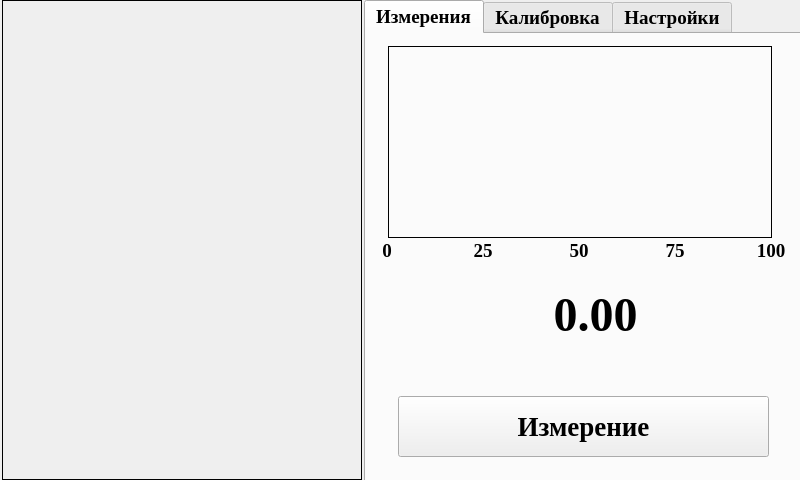
<?xml version="1.0" encoding="UTF-8"?>
<ui version="4.0">
 <class>Widget</class>
 <widget class="QWidget" name="Widget">
  <property name="geometry">
   <rect>
    <x>0</x>
    <y>0</y>
    <width>800</width>
    <height>480</height>
   </rect>
  </property>
  <property name="maximumSize">
   <size>
    <width>800</width>
    <height>480</height>
   </size>
  </property>
  <property name="cursor">
   <cursorShape>ArrowCursor</cursorShape>
  </property>
  <property name="windowTitle">
   <string>Widget</string>
  </property>
  <widget class="QLabel" name="Img_label">
   <property name="geometry">
    <rect>
     <x>2</x>
     <y>0</y>
     <width>360</width>
     <height>480</height>
    </rect>
   </property>
   <property name="maximumSize">
    <size>
     <width>480</width>
     <height>720</height>
    </size>
   </property>
   <property name="frameShape">
    <enum>QFrame::Box</enum>
   </property>
   <property name="text">
    <string/>
   </property>
  </widget>
  <widget class="QTabWidget" name="tabWidget">
   <property name="geometry">
    <rect>
     <x>364</x>
     <y>0</y>
     <width>439</width>
     <height>483</height>
    </rect>
   </property>
   <property name="maximumSize">
    <size>
     <width>800</width>
     <height>600</height>
    </size>
   </property>
   <property name="font">
    <font>
     <family>Times New Roman</family>
     <pointsize>14</pointsize>
     <weight>75</weight>
     <bold>true</bold>
    </font>
   </property>
   <property name="tabShape">
    <enum>QTabWidget::Rounded</enum>
   </property>
   <property name="currentIndex">
    <number>0</number>
   </property>
   <property name="elideMode">
    <enum>Qt::ElideLeft</enum>
   </property>
   <widget class="QWidget" name="Measure_page">
    <attribute name="title">
     <string>Измерения</string>
    </attribute>
    <widget class="QLabel" name="Contrast_Label">
     <property name="geometry">
      <rect>
       <x>164</x>
       <y>240</y>
       <width>131</width>
       <height>81</height>
      </rect>
     </property>
     <property name="font">
      <font>
       <pointsize>36</pointsize>
      </font>
     </property>
     <property name="text">
      <string notr="true">0.00</string>
     </property>
     <property name="alignment">
      <set>Qt::AlignCenter</set>
     </property>
    </widget>
    <widget class="QPushButton" name="Measure_pushButton">
     <property name="enabled">
      <bool>true</bool>
     </property>
     <property name="geometry">
      <rect>
       <x>32</x>
       <y>362</y>
       <width>371</width>
       <height>61</height>
      </rect>
     </property>
     <property name="font">
      <font>
       <pointsize>20</pointsize>
       <stylestrategy>PreferAntialias</stylestrategy>
      </font>
     </property>
     <property name="text">
      <string>Измерение</string>
     </property>
     <property name="iconSize">
      <size>
       <width>21</width>
       <height>16</height>
      </size>
     </property>
    </widget>
    <widget class="QWidget" name="Hist_Widget" native="true">
     <property name="geometry">
      <rect>
       <x>6</x>
       <y>6</y>
       <width>421</width>
       <height>249</height>
      </rect>
     </property>
     <widget class="QLabel" name="Hist_Label">
      <property name="geometry">
       <rect>
        <x>16</x>
        <y>6</y>
        <width>384</width>
        <height>192</height>
       </rect>
      </property>
      <property name="minimumSize">
       <size>
        <width>384</width>
        <height>192</height>
       </size>
      </property>
      <property name="maximumSize">
       <size>
        <width>512</width>
        <height>256</height>
       </size>
      </property>
      <property name="frameShape">
       <enum>QFrame::Box</enum>
      </property>
      <property name="text">
       <string/>
      </property>
      <property name="scaledContents">
       <bool>false</bool>
      </property>
     </widget>
     <widget class="QWidget" name="gridLayoutWidget_3">
      <property name="geometry">
       <rect>
        <x>0</x>
        <y>200</y>
        <width>416</width>
        <height>24</height>
       </rect>
      </property>
      <layout class="QGridLayout" name="hist_ticks">
       <property name="sizeConstraint">
        <enum>QLayout::SetFixedSize</enum>
       </property>
       <property name="horizontalSpacing">
        <number>66</number>
       </property>
       <item row="0" column="2">
        <widget class="QLabel" name="hist_tick_50">
         <property name="minimumSize">
          <size>
           <width>30</width>
           <height>0</height>
          </size>
         </property>
         <property name="maximumSize">
          <size>
           <width>30</width>
           <height>16777215</height>
          </size>
         </property>
         <property name="layoutDirection">
          <enum>Qt::LeftToRight</enum>
         </property>
         <property name="text">
          <string>50</string>
         </property>
         <property name="alignment">
          <set>Qt::AlignCenter</set>
         </property>
        </widget>
       </item>
       <item row="0" column="0">
        <widget class="QLabel" name="hist_tick_0">
         <property name="minimumSize">
          <size>
           <width>30</width>
           <height>0</height>
          </size>
         </property>
         <property name="maximumSize">
          <size>
           <width>30</width>
           <height>16777215</height>
          </size>
         </property>
         <property name="layoutDirection">
          <enum>Qt::LeftToRight</enum>
         </property>
         <property name="text">
          <string>0</string>
         </property>
         <property name="alignment">
          <set>Qt::AlignCenter</set>
         </property>
        </widget>
       </item>
       <item row="0" column="3">
        <widget class="QLabel" name="hist_tick_75">
         <property name="minimumSize">
          <size>
           <width>30</width>
           <height>0</height>
          </size>
         </property>
         <property name="maximumSize">
          <size>
           <width>30</width>
           <height>16777215</height>
          </size>
         </property>
         <property name="layoutDirection">
          <enum>Qt::LeftToRight</enum>
         </property>
         <property name="text">
          <string>75</string>
         </property>
         <property name="alignment">
          <set>Qt::AlignCenter</set>
         </property>
        </widget>
       </item>
       <item row="0" column="4">
        <widget class="QLabel" name="hist_tick_100">
         <property name="minimumSize">
          <size>
           <width>30</width>
           <height>0</height>
          </size>
         </property>
         <property name="maximumSize">
          <size>
           <width>30</width>
           <height>16777215</height>
          </size>
         </property>
         <property name="layoutDirection">
          <enum>Qt::LeftToRight</enum>
         </property>
         <property name="text">
          <string>100</string>
         </property>
         <property name="alignment">
          <set>Qt::AlignCenter</set>
         </property>
        </widget>
       </item>
       <item row="0" column="1">
        <widget class="QLabel" name="hist_tick_25">
         <property name="minimumSize">
          <size>
           <width>30</width>
           <height>0</height>
          </size>
         </property>
         <property name="maximumSize">
          <size>
           <width>30</width>
           <height>16777215</height>
          </size>
         </property>
         <property name="layoutDirection">
          <enum>Qt::LeftToRight</enum>
         </property>
         <property name="text">
          <string>25</string>
         </property>
         <property name="alignment">
          <set>Qt::AlignCenter</set>
         </property>
        </widget>
       </item>
      </layout>
     </widget>
    </widget>
   </widget>
   <widget class="QWidget" name="Calibration_page">
    <attribute name="title">
     <string>Калибровка</string>
    </attribute>
    <widget class="QWidget" name="verticalLayoutWidget_2">
     <property name="geometry">
      <rect>
       <x>0</x>
       <y>6</y>
       <width>435</width>
       <height>443</height>
      </rect>
     </property>
     <layout class="QVBoxLayout" name="Calib_verticalLayout">
      <item>
       <widget class="QTabWidget" name="Calib_tab">
        <property name="currentIndex">
         <number>0</number>
        </property>
        <widget class="QWidget" name="Calib_basic">
         <attribute name="title">
          <string>Основные</string>
         </attribute>
         <widget class="QLabel" name="Mera_num_max_label">
          <property name="geometry">
           <rect>
            <x>266</x>
            <y>8</y>
            <width>50</width>
            <height>50</height>
           </rect>
          </property>
          <property name="text">
           <string/>
          </property>
         </widget>
         <widget class="QWidget" name="gridLayoutWidget">
          <property name="geometry">
           <rect>
            <x>16</x>
            <y>270</y>
            <width>391</width>
            <height>131</height>
           </rect>
          </property>
          <layout class="QGridLayout" name="Calib_buttons_gridLayout">
           <item row="2" column="0">
            <widget class="QPushButton" name="Mera_push_pushButton">
             <property name="sizePolicy">
              <sizepolicy hsizetype="Expanding" vsizetype="Expanding">
               <horstretch>0</horstretch>
               <verstretch>0</verstretch>
              </sizepolicy>
             </property>
             <property name="text">
              <string>Добавить меру</string>
             </property>
            </widget>
           </item>
           <item row="2" column="2">
            <widget class="QPushButton" name="Mera_delete_pushButton">
             <property name="sizePolicy">
              <sizepolicy hsizetype="Expanding" vsizetype="Expanding">
               <horstretch>0</horstretch>
               <verstretch>0</verstretch>
              </sizepolicy>
             </property>
             <property name="text">
              <string>Удалить меру</string>
             </property>
            </widget>
           </item>
           <item row="3" column="0">
            <widget class="QPushButton" name="Calibrate_start_pushButton">
             <property name="sizePolicy">
              <sizepolicy hsizetype="Minimum" vsizetype="Expanding">
               <horstretch>0</horstretch>
               <verstretch>0</verstretch>
              </sizepolicy>
             </property>
             <property name="text">
              <string>Калибровать</string>
             </property>
            </widget>
           </item>
           <item row="3" column="2">
            <widget class="QPushButton" name="Calibrate_save_pushButton">
             <property name="sizePolicy">
              <sizepolicy hsizetype="Minimum" vsizetype="Expanding">
               <horstretch>0</horstretch>
               <verstretch>0</verstretch>
              </sizepolicy>
             </property>
             <property name="text">
              <string>Сохранить калибровку</string>
             </property>
            </widget>
           </item>
          </layout>
         </widget>
         <widget class="QLabel" name="Text_calibrate_page_label">
          <property name="geometry">
           <rect>
            <x>14</x>
            <y>8</y>
            <width>300</width>
            <height>50</height>
           </rect>
          </property>
          <property name="text">
           <string>Всего калибровочных мер</string>
          </property>
         </widget>
         <widget class="QWidget" name="gridLayoutWidget_2">
          <property name="geometry">
           <rect>
            <x>-4</x>
            <y>62</y>
            <width>436</width>
            <height>196</height>
           </rect>
          </property>
          <layout class="QGridLayout" name="gridLayout_calib_panel">
           <item row="4" column="0">
            <widget class="QLabel" name="Mera_number_label">
             <property name="maximumSize">
              <size>
               <width>120</width>
               <height>16777215</height>
              </size>
             </property>
             <property name="text">
              <string>Номер меры</string>
             </property>
            </widget>
           </item>
           <item row="0" column="1">
            <widget class="QPushButton" name="Nominal_minus_pushButton">
             <property name="minimumSize">
              <size>
               <width>50</width>
               <height>50</height>
              </size>
             </property>
             <property name="maximumSize">
              <size>
               <width>50</width>
               <height>50</height>
              </size>
             </property>
             <property name="text">
              <string>-</string>
             </property>
            </widget>
           </item>
           <item row="2" column="0">
            <widget class="QLabel" name="Measure_mera_label">
             <property name="maximumSize">
              <size>
               <width>120</width>
               <height>16777215</height>
              </size>
             </property>
             <property name="text">
              <string>Измеренное</string>
             </property>
            </widget>
           </item>
           <item row="0" column="2">
            <widget class="QLineEdit" name="Nominal_lineEdit">
             <property name="minimumSize">
              <size>
               <width>100</width>
               <height>45</height>
              </size>
             </property>
             <property name="maximumSize">
              <size>
               <width>100</width>
               <height>45</height>
              </size>
             </property>
             <property name="maxLength">
              <number>3</number>
             </property>
             <property name="alignment">
              <set>Qt::AlignCenter</set>
             </property>
             <property name="readOnly">
              <bool>true</bool>
             </property>
            </widget>
           </item>
           <item row="0" column="0">
            <widget class="QLabel" name="Nominal_label">
             <property name="maximumSize">
              <size>
               <width>120</width>
               <height>16777215</height>
              </size>
             </property>
             <property name="text">
              <string>Номинальное</string>
             </property>
            </widget>
           </item>
           <item row="3" column="0">
            <spacer name="verticalSpacer_2">
             <property name="orientation">
              <enum>Qt::Vertical</enum>
             </property>
             <property name="sizeType">
              <enum>QSizePolicy::Fixed</enum>
             </property>
             <property name="sizeHint" stdset="0">
              <size>
               <width>10</width>
               <height>10</height>
              </size>
             </property>
            </spacer>
           </item>
           <item row="1" column="0">
            <spacer name="verticalSpacer">
             <property name="orientation">
              <enum>Qt::Vertical</enum>
             </property>
             <property name="sizeType">
              <enum>QSizePolicy::Fixed</enum>
             </property>
             <property name="sizeHint" stdset="0">
              <size>
               <width>20</width>
               <height>10</height>
              </size>
             </property>
            </spacer>
           </item>
           <item row="4" column="3">
            <widget class="QPushButton" name="Mera_number_plus_pushButton">
             <property name="minimumSize">
              <size>
               <width>50</width>
               <height>50</height>
              </size>
             </property>
             <property name="maximumSize">
              <size>
               <width>50</width>
               <height>50</height>
              </size>
             </property>
             <property name="text">
              <string>+</string>
             </property>
            </widget>
           </item>
           <item row="2" column="2">
            <widget class="QLineEdit" name="Measure_mera_lineEdit">
             <property name="minimumSize">
              <size>
               <width>100</width>
               <height>45</height>
              </size>
             </property>
             <property name="maximumSize">
              <size>
               <width>100</width>
               <height>45</height>
              </size>
             </property>
             <property name="text">
              <string/>
             </property>
             <property name="maxLength">
              <number>3</number>
             </property>
             <property name="alignment">
              <set>Qt::AlignCenter</set>
             </property>
             <property name="readOnly">
              <bool>true</bool>
             </property>
            </widget>
           </item>
           <item row="4" column="1">
            <widget class="QPushButton" name="Mera_number_minus_pushButton">
             <property name="minimumSize">
              <size>
               <width>50</width>
               <height>50</height>
              </size>
             </property>
             <property name="maximumSize">
              <size>
               <width>50</width>
               <height>50</height>
              </size>
             </property>
             <property name="text">
              <string>-</string>
             </property>
            </widget>
           </item>
           <item row="4" column="2">
            <widget class="QLineEdit" name="Mera_number_lineEdit">
             <property name="minimumSize">
              <size>
               <width>100</width>
               <height>45</height>
              </size>
             </property>
             <property name="maximumSize">
              <size>
               <width>100</width>
               <height>45</height>
              </size>
             </property>
             <property name="maxLength">
              <number>3</number>
             </property>
             <property name="alignment">
              <set>Qt::AlignCenter</set>
             </property>
             <property name="readOnly">
              <bool>true</bool>
             </property>
            </widget>
           </item>
           <item row="0" column="3">
            <widget class="QPushButton" name="Nominal_plus_pushButton">
             <property name="minimumSize">
              <size>
               <width>50</width>
               <height>50</height>
              </size>
             </property>
             <property name="maximumSize">
              <size>
               <width>50</width>
               <height>50</height>
              </size>
             </property>
             <property name="text">
              <string>+</string>
             </property>
            </widget>
           </item>
           <item row="2" column="3">
            <widget class="QPushButton" name="Refresh_ADC_pushButton">
             <property name="minimumSize">
              <size>
               <width>50</width>
               <height>50</height>
              </size>
             </property>
             <property name="maximumSize">
              <size>
               <width>50</width>
               <height>50</height>
              </size>
             </property>
             <property name="text">
              <string/>
             </property>
             <property name="icon">
              <iconset resource="../src/res.qrc">
               <normaloff>:/icons/icons/refresh.png</normaloff>:/icons/icons/refresh.png</iconset>
             </property>
             <property name="iconSize">
              <size>
               <width>32</width>
               <height>32</height>
              </size>
             </property>
            </widget>
           </item>
          </layout>
         </widget>
        </widget>
        <widget class="QWidget" name="Calib_additional">
         <attribute name="title">
          <string>Дополнительные</string>
         </attribute>
         <widget class="QTableWidget" name="Mera_Table">
          <property name="geometry">
           <rect>
            <x>2</x>
            <y>6</y>
            <width>425</width>
            <height>127</height>
           </rect>
          </property>
          <property name="sizePolicy">
           <sizepolicy hsizetype="Expanding" vsizetype="Expanding">
            <horstretch>0</horstretch>
            <verstretch>0</verstretch>
           </sizepolicy>
          </property>
          <property name="selectionMode">
           <enum>QAbstractItemView::NoSelection</enum>
          </property>
          <property name="selectionBehavior">
           <enum>QAbstractItemView::SelectItems</enum>
          </property>
          <property name="gridStyle">
           <enum>Qt::SolidLine</enum>
          </property>
          <property name="sortingEnabled">
           <bool>true</bool>
          </property>
          <attribute name="horizontalHeaderCascadingSectionResizes">
           <bool>false</bool>
          </attribute>
          <column>
           <property name="text">
            <string>ID</string>
           </property>
          </column>
          <column>
           <property name="text">
            <string>АЦП</string>
           </property>
          </column>
          <column>
           <property name="text">
            <string>Номинал</string>
           </property>
          </column>
          <column>
           <property name="text">
            <string>Результат</string>
           </property>
          </column>
         </widget>
         <widget class="QWidget" name="verticalLayoutWidget_3">
          <property name="geometry">
           <rect>
            <x>3</x>
            <y>141</y>
            <width>423</width>
            <height>263</height>
           </rect>
          </property>
          <layout class="QVBoxLayout" name="Mera_Plot"/>
         </widget>
        </widget>
       </widget>
      </item>
     </layout>
    </widget>
   </widget>
   <widget class="QWidget" name="Control_page">
    <attribute name="title">
     <string>Настройки</string>
    </attribute>
    <widget class="QWidget" name="verticalLayoutWidget">
     <property name="geometry">
      <rect>
       <x>-1</x>
       <y>9</y>
       <width>435</width>
       <height>439</height>
      </rect>
     </property>
     <layout class="QVBoxLayout" name="verticalLayout">
      <property name="spacing">
       <number>6</number>
      </property>
      <property name="sizeConstraint">
       <enum>QLayout::SetDefaultConstraint</enum>
      </property>
      <item>
       <widget class="QTabWidget" name="Control_tabWidget">
        <property name="enabled">
         <bool>true</bool>
        </property>
        <property name="sizePolicy">
         <sizepolicy hsizetype="Minimum" vsizetype="Minimum">
          <horstretch>0</horstretch>
          <verstretch>0</verstretch>
         </sizepolicy>
        </property>
        <property name="mouseTracking">
         <bool>false</bool>
        </property>
        <property name="toolTipDuration">
         <number>-1</number>
        </property>
        <property name="tabPosition">
         <enum>QTabWidget::North</enum>
        </property>
        <property name="tabShape">
         <enum>QTabWidget::Rounded</enum>
        </property>
        <property name="currentIndex">
         <number>0</number>
        </property>
        <property name="iconSize">
         <size>
          <width>16</width>
          <height>16</height>
         </size>
        </property>
        <property name="elideMode">
         <enum>Qt::ElideNone</enum>
        </property>
        <property name="usesScrollButtons">
         <bool>false</bool>
        </property>
        <property name="tabBarAutoHide">
         <bool>true</bool>
        </property>
        <widget class="QWidget" name="User_tab">
         <attribute name="title">
          <string notr="true">Пользовательские</string>
         </attribute>
         <widget class="QListWidget" name="listWidget">
          <property name="geometry">
           <rect>
            <x>2</x>
            <y>0</y>
            <width>427</width>
            <height>161</height>
           </rect>
          </property>
          <property name="font">
           <font>
            <family>Times New Roman</family>
            <pointsize>14</pointsize>
           </font>
          </property>
          <property name="styleSheet">
           <string notr="true"/>
          </property>
          <item>
           <property name="text">
            <string>Параметры захвата изображения</string>
           </property>
          </item>
          <item>
           <property name="text">
            <string>Восстановить заводскую калибровку</string>
           </property>
          </item>
          <item>
           <property name="text">
            <string>О системе</string>
           </property>
          </item>
         </widget>
         <widget class="QStackedWidget" name="stackedWidget">
          <property name="geometry">
           <rect>
            <x>6</x>
            <y>170</y>
            <width>417</width>
            <height>211</height>
           </rect>
          </property>
          <property name="tabletTracking">
           <bool>false</bool>
          </property>
          <property name="layoutDirection">
           <enum>Qt::LeftToRight</enum>
          </property>
          <property name="autoFillBackground">
           <bool>true</bool>
          </property>
          <property name="styleSheet">
           <string notr="true"/>
          </property>
          <property name="currentIndex">
           <number>3</number>
          </property>
          <widget class="QWidget" name="page_5"/>
          <widget class="QWidget" name="page_img_cap">
           <property name="tabletTracking">
            <bool>false</bool>
           </property>
           <widget class="QCheckBox" name="Capture_image_checkBox">
            <property name="geometry">
             <rect>
              <x>30</x>
              <y>20</y>
              <width>310</width>
              <height>50</height>
             </rect>
            </property>
            <property name="text">
             <string>Захват при отсутствии движения</string>
            </property>
           </widget>
           <widget class="QCheckBox" name="EN_Hist_checkBox">
            <property name="geometry">
             <rect>
              <x>30</x>
              <y>68</y>
              <width>310</width>
              <height>50</height>
             </rect>
            </property>
            <property name="text">
             <string>Отображать гистограмму</string>
            </property>
           </widget>
           <widget class="QPushButton" name="Apply_capture_image_pushButton">
            <property name="geometry">
             <rect>
              <x>122</x>
              <y>150</y>
              <width>180</width>
              <height>50</height>
             </rect>
            </property>
            <property name="text">
             <string>Применить</string>
            </property>
           </widget>
          </widget>
          <widget class="QWidget" name="page_recover">
           <widget class="QPushButton" name="recovery_settings_pushButton_2">
            <property name="geometry">
             <rect>
              <x>140</x>
              <y>74</y>
              <width>150</width>
              <height>50</height>
             </rect>
            </property>
            <property name="text">
             <string>Восстановить</string>
            </property>
           </widget>
          </widget>
          <widget class="QWidget" name="page_about_sys">
           <widget class="QWidget" name="gridLayoutWidget_4">
            <property name="geometry">
             <rect>
              <x>14</x>
              <y>34</y>
              <width>389</width>
              <height>151</height>
             </rect>
            </property>
            <layout class="QGridLayout" name="gridLayout">
             <property name="sizeConstraint">
              <enum>QLayout::SetDefaultConstraint</enum>
             </property>
             <property name="horizontalSpacing">
              <number>0</number>
             </property>
             <item row="0" column="1">
              <widget class="QLabel" name="label_2">
               <property name="maximumSize">
                <size>
                 <width>16777215</width>
                 <height>30</height>
                </size>
               </property>
               <property name="text">
                <string>0.1</string>
               </property>
              </widget>
             </item>
             <item row="0" column="0">
              <widget class="QLabel" name="label">
               <property name="maximumSize">
                <size>
                 <width>16777215</width>
                 <height>30</height>
                </size>
               </property>
               <property name="text">
                <string>Версия:</string>
               </property>
              </widget>
             </item>
             <item row="2" column="1">
              <widget class="QLabel" name="label_6">
               <property name="text">
                <string>192.168.0.1</string>
               </property>
              </widget>
             </item>
             <item row="1" column="0">
              <widget class="QLabel" name="label_3">
               <property name="maximumSize">
                <size>
                 <width>16777215</width>
                 <height>30</height>
                </size>
               </property>
               <property name="text">
                <string>Дата:</string>
               </property>
              </widget>
             </item>
             <item row="2" column="0">
              <widget class="QLabel" name="label_5">
               <property name="text">
                <string>IP</string>
               </property>
              </widget>
             </item>
             <item row="1" column="1">
              <widget class="QLabel" name="label_4">
               <property name="maximumSize">
                <size>
                 <width>16777215</width>
                 <height>30</height>
                </size>
               </property>
               <property name="text">
                <string>30.10.2024</string>
               </property>
              </widget>
             </item>
             <item row="3" column="0">
              <widget class="QLabel" name="label_7">
               <property name="text">
                <string>Port</string>
               </property>
              </widget>
             </item>
             <item row="3" column="1">
              <widget class="QLabel" name="label_8">
               <property name="text">
                <string>55555</string>
               </property>
              </widget>
             </item>
            </layout>
           </widget>
          </widget>
         </widget>
        </widget>
        <widget class="QWidget" name="tab_service">
         <attribute name="title">
          <string notr="true">Сервисные</string>
         </attribute>
         <widget class="QListWidget" name="listWidget_2">
          <property name="geometry">
           <rect>
            <x>0</x>
            <y>0</y>
            <width>429</width>
            <height>151</height>
           </rect>
          </property>
          <property name="font">
           <font>
            <family>Times New Roman</family>
            <pointsize>14</pointsize>
           </font>
          </property>
          <property name="styleSheet">
           <string notr="true"/>
          </property>
          <item>
           <property name="text">
            <string>Ток светодиодов</string>
           </property>
          </item>
          <item>
           <property name="text">
            <string>Параметры камеры</string>
           </property>
          </item>
         </widget>
         <widget class="QStackedWidget" name="stackedWidget_2">
          <property name="geometry">
           <rect>
            <x>6</x>
            <y>160</y>
            <width>417</width>
            <height>221</height>
           </rect>
          </property>
          <property name="tabletTracking">
           <bool>false</bool>
          </property>
          <property name="layoutDirection">
           <enum>Qt::LeftToRight</enum>
          </property>
          <property name="autoFillBackground">
           <bool>true</bool>
          </property>
          <property name="styleSheet">
           <string notr="true"/>
          </property>
          <property name="currentIndex">
           <number>0</number>
          </property>
          <widget class="QWidget" name="page_6"/>
          <widget class="QWidget" name="page_3">
           <property name="tabletTracking">
            <bool>false</bool>
           </property>
           <widget class="QLabel" name="White_LED_label">
            <property name="geometry">
             <rect>
              <x>20</x>
              <y>10</y>
              <width>60</width>
              <height>50</height>
             </rect>
            </property>
            <property name="text">
             <string>Белый</string>
            </property>
           </widget>
           <widget class="QLabel" name="IR_LED_label">
            <property name="geometry">
             <rect>
              <x>20</x>
              <y>70</y>
              <width>60</width>
              <height>50</height>
             </rect>
            </property>
            <property name="text">
             <string>ИК</string>
            </property>
           </widget>
           <widget class="QLineEdit" name="White_LED_lineEdit">
            <property name="geometry">
             <rect>
              <x>184</x>
              <y>6</y>
              <width>70</width>
              <height>50</height>
             </rect>
            </property>
            <property name="text">
             <string>0</string>
            </property>
            <property name="maxLength">
             <number>3</number>
            </property>
            <property name="alignment">
             <set>Qt::AlignCenter</set>
            </property>
            <property name="readOnly">
             <bool>true</bool>
            </property>
           </widget>
           <widget class="QLineEdit" name="IR_LED_lineEdit">
            <property name="geometry">
             <rect>
              <x>184</x>
              <y>64</y>
              <width>70</width>
              <height>50</height>
             </rect>
            </property>
            <property name="text">
             <string>0</string>
            </property>
            <property name="maxLength">
             <number>3</number>
            </property>
            <property name="alignment">
             <set>Qt::AlignCenter</set>
            </property>
            <property name="readOnly">
             <bool>true</bool>
            </property>
           </widget>
           <widget class="QPushButton" name="White_LED_plus_pushButton">
            <property name="geometry">
             <rect>
              <x>266</x>
              <y>6</y>
              <width>50</width>
              <height>50</height>
             </rect>
            </property>
            <property name="text">
             <string>+</string>
            </property>
           </widget>
           <widget class="QPushButton" name="White_LED_minus_pushButton">
            <property name="geometry">
             <rect>
              <x>122</x>
              <y>6</y>
              <width>50</width>
              <height>50</height>
             </rect>
            </property>
            <property name="text">
             <string>-</string>
            </property>
           </widget>
           <widget class="QPushButton" name="IR_LED_plus_pushButton">
            <property name="geometry">
             <rect>
              <x>264</x>
              <y>64</y>
              <width>50</width>
              <height>50</height>
             </rect>
            </property>
            <property name="font">
             <font>
              <italic>false</italic>
              <underline>false</underline>
              <strikeout>false</strikeout>
             </font>
            </property>
            <property name="text">
             <string>+</string>
            </property>
           </widget>
           <widget class="QPushButton" name="IR_LED_minus_pushButton">
            <property name="geometry">
             <rect>
              <x>122</x>
              <y>64</y>
              <width>50</width>
              <height>50</height>
             </rect>
            </property>
            <property name="text">
             <string>-</string>
            </property>
           </widget>
           <widget class="QPushButton" name="Apply_LED_pushButton">
            <property name="geometry">
             <rect>
              <x>122</x>
              <y>134</y>
              <width>191</width>
              <height>50</height>
             </rect>
            </property>
            <property name="text">
             <string>Применить</string>
            </property>
            <property name="autoDefault">
             <bool>false</bool>
            </property>
            <property name="default">
             <bool>false</bool>
            </property>
            <property name="flat">
             <bool>false</bool>
            </property>
           </widget>
           <widget class="QPushButton" name="White_LED_plus_pushButton_2">
            <property name="geometry">
             <rect>
              <x>338</x>
              <y>6</y>
              <width>50</width>
              <height>50</height>
             </rect>
            </property>
            <property name="text">
             <string/>
            </property>
            <property name="icon">
             <iconset resource="../src/res.qrc">
              <normaloff>:/icons/icons/switch.png</normaloff>:/icons/icons/switch.png</iconset>
            </property>
            <property name="iconSize">
             <size>
              <width>20</width>
              <height>20</height>
             </size>
            </property>
            <property name="checkable">
             <bool>true</bool>
            </property>
            <property name="checked">
             <bool>true</bool>
            </property>
           </widget>
           <widget class="QPushButton" name="White_LED_plus_pushButton_3">
            <property name="geometry">
             <rect>
              <x>338</x>
              <y>64</y>
              <width>50</width>
              <height>50</height>
             </rect>
            </property>
            <property name="text">
             <string/>
            </property>
            <property name="icon">
             <iconset resource="../src/res.qrc">
              <normaloff>:/icons/icons/switch.png</normaloff>:/icons/icons/switch.png</iconset>
            </property>
            <property name="iconSize">
             <size>
              <width>20</width>
              <height>20</height>
             </size>
            </property>
            <property name="checkable">
             <bool>true</bool>
            </property>
            <property name="checked">
             <bool>true</bool>
            </property>
           </widget>
          </widget>
          <widget class="QWidget" name="page_4">
           <widget class="QLabel" name="Exposition_label">
            <property name="geometry">
             <rect>
              <x>20</x>
              <y>30</y>
              <width>101</width>
              <height>51</height>
             </rect>
            </property>
            <property name="text">
             <string>Выдержка</string>
            </property>
           </widget>
           <widget class="QLabel" name="Exposition_2_label">
            <property name="geometry">
             <rect>
              <x>20</x>
              <y>70</y>
              <width>47</width>
              <height>13</height>
             </rect>
            </property>
            <property name="text">
             <string>мс</string>
            </property>
           </widget>
           <widget class="QPushButton" name="Exposition_minus_pushButton">
            <property name="geometry">
             <rect>
              <x>140</x>
              <y>40</y>
              <width>50</width>
              <height>50</height>
             </rect>
            </property>
            <property name="text">
             <string>-</string>
            </property>
           </widget>
           <widget class="QLineEdit" name="Exposition_lineEdit">
            <property name="geometry">
             <rect>
              <x>200</x>
              <y>40</y>
              <width>70</width>
              <height>50</height>
             </rect>
            </property>
            <property name="text">
             <string>100</string>
            </property>
            <property name="maxLength">
             <number>3</number>
            </property>
            <property name="alignment">
             <set>Qt::AlignCenter</set>
            </property>
           </widget>
           <widget class="QPushButton" name="Exposition_plus_pushButton">
            <property name="geometry">
             <rect>
              <x>280</x>
              <y>40</y>
              <width>50</width>
              <height>50</height>
             </rect>
            </property>
            <property name="text">
             <string>+</string>
            </property>
           </widget>
           <widget class="QPushButton" name="Exposition_Apply_pushButton">
            <property name="geometry">
             <rect>
              <x>140</x>
              <y>120</y>
              <width>191</width>
              <height>50</height>
             </rect>
            </property>
            <property name="text">
             <string>Применить</string>
            </property>
           </widget>
          </widget>
         </widget>
        </widget>
       </widget>
      </item>
     </layout>
    </widget>
   </widget>
  </widget>
 </widget>
 <resources>
  <include location="../src/res.qrc"/>
 </resources>
 <connections>
  <connection>
   <sender>listWidget</sender>
   <signal>currentRowChanged(int)</signal>
   <receiver>stackedWidget</receiver>
   <slot>setCurrentIndex(int)</slot>
   <hints>
    <hint type="sourcelabel">
     <x>453</x>
     <y>106</y>
    </hint>
    <hint type="destinationlabel">
     <x>588</x>
     <y>371</y>
    </hint>
   </hints>
  </connection>
  <connection>
   <sender>listWidget_2</sender>
   <signal>currentRowChanged(int)</signal>
   <receiver>stackedWidget_2</receiver>
   <slot>setCurrentIndex(int)</slot>
   <hints>
    <hint type="sourcelabel">
     <x>453</x>
     <y>106</y>
    </hint>
    <hint type="destinationlabel">
     <x>589</x>
     <y>352</y>
    </hint>
   </hints>
  </connection>
 </connections>
</ui>
